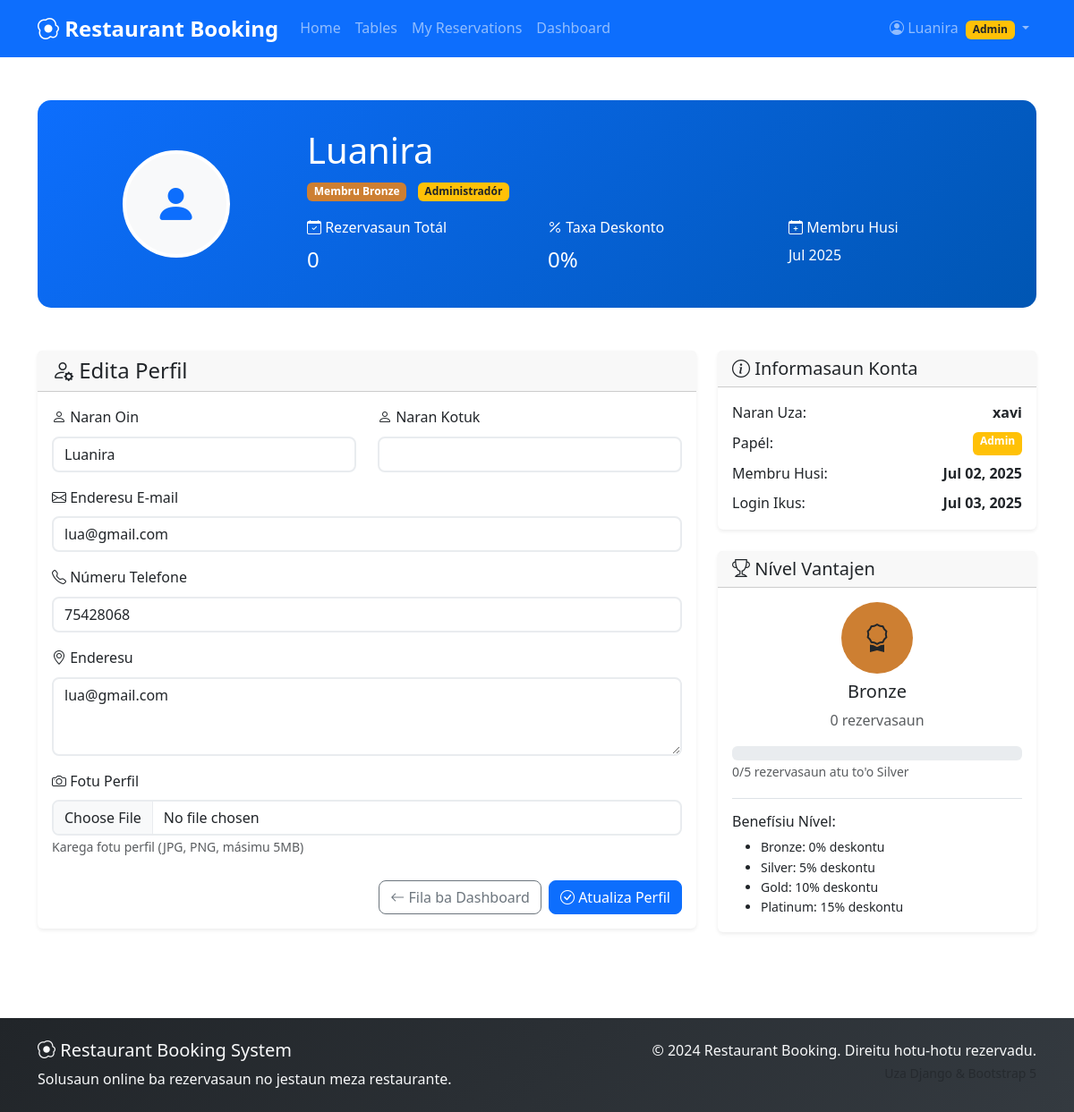
The app's page /accounts/profile/ (signed in) with its own data.
### accounts/models.py (models this page shows, shortened)
class User(AbstractUser):
    ROLE_CHOICES = [
        ('admin', 'Admin'),
        ('customer', 'Customer'),
    ]
    ADVANTAGE_LEVELS = [
        ('bronze', 'Bronze'),
        ('silver', 'Silver'),
        ('gold', 'Gold'),
        ('platinum', 'Platinum'),
    ]
    role = models.CharField(max_length=10, choices=ROLE_CHOICES, default='customer')
    phone = models.CharField(max_length=15, blank=True)
    address = models.TextField(blank=True)
    advantage_level = models.CharField(max_length=10, choices=ADVANTAGE_LEVELS, default='bronze')
    total_bookings = models.PositiveIntegerField(default=0, help_text="Total restaurant reservations made")
    profile_picture = models.ImageField(upload_to='profiles/', blank=True, null=True)
    created_at = models.DateTimeField(auto_now_add=True)
    updated_at = models.DateTimeField(auto_now=True)
    def get_discount_percentage(self):
        discounts = {
            'bronze': 0,
            'silver': 5,
            'gold': 10,
            'platinum': 15,
        }
        return discounts.get(self.advantage_level, 0)

### accounts/views.py (the view)
# urls.py: path('profile/', views.profile_view, name='profile'),
@login_required
def profile_view(request):
    if request.method == 'POST':
        form = UserProfileForm(request.POST, request.FILES, instance=request.user)
        if form.is_valid():
            form.save()
            messages.success(request, 'Profile updated successfully!')
            return redirect('accounts:profile')
    else:
        form = UserProfileForm(instance=request.user)
    return render(request, 'accounts/profile.html', {'form': form})

### accounts/forms.py
class UserProfileForm(forms.ModelForm):
    class Meta:
        model = User
        fields = ['first_name', 'last_name', 'email', 'phone', 'address', 'profile_picture']
        widgets = {
            'first_name': forms.TextInput(attrs={'class': 'form-control'}),
            'last_name': forms.TextInput(attrs={'class': 'form-control'}),
            'email': forms.EmailInput(attrs={'class': 'form-control'}),
            'phone': forms.TextInput(attrs={'class': 'form-control'}),
            'address': forms.Textarea(attrs={'class': 'form-control', 'rows': 3}),
            'profile_picture': forms.FileInput(attrs={'class': 'form-control'}),
        }

### templates/accounts/profile.html (shortened to what this page needs)
{% extends 'base.html' %}
{% load static %}
{% block content %}
<div class="container py-5">
    <div class="row mb-5">
        <div class="col-12">
            <div class="profile-header">
                <div class="row align-items-center">
                    <div class="col-md-3 text-center">
                        {% if user.profile_picture %}
                            <img src="{{ user.profile_picture.url }}" alt="Fotu Perfil" class="profile-avatar">
                        {% else %}
                            <div class="profile-avatar bg-light d-flex align-items-center justify-content-center mx-auto">
                                <i class="bi bi-person-fill text-primary" style="font-size: 3rem;"></i>
                            </div>
                        {% endif %}
                    </div>
                    <div class="col-md-9">
                        <h1 class="mb-2">{{ user.get_full_name|default:user.username }}</h1>
                        <p class="mb-3">
                            <span class="badge level-{{ user.advantage_level }} me-2">
                                Membru {{ user.get_advantage_level_display }}
                            </span>
                            {% if user.role == 'admin' %}
                                <span class="badge bg-warning text-dark">Administradór</span>
                            {% endif %}
                        </p>
                        <div class="row">
                            <div class="col-md-4">
                                <div class="mb-2">
                                    <i class="bi bi-calendar-check"></i> Rezervasaun Totál
                                </div>
                                <div class="h4">{{ user.total_bookings }}</div>
                            </div>
                            <div class="col-md-4">
                                <div class="mb-2">
                                    <i class="bi bi-percent"></i> Taxa Deskonto
                                </div>
                                <div class="h4">{{ user.get_discount_percentage }}%</div>
                            </div>
                            <div class="col-md-4">
                                <div class="mb-2">
                                    <i class="bi bi-calendar-plus"></i> Membru Husi
                                </div>
                                <div class="h6">{{ user.date_joined|date:"M Y" }}</div>
                            </div>
                        </div>
                    </div>
                </div>
            </div>
        </div>
    </div>
    <div class="row">
        <div class="col-lg-8">
            <div class="card shadow-sm">
                <div class="card-header">
                    <h4 class="mb-0">
                        <i class="bi bi-person-gear"></i> Edita Perfil
                    </h4>
                </div>
                <div class="card-body">
                    <form method="post" enctype="multipart/form-data" class="needs-validation" novalidate>
                        <div class="row mb-3">
                            <div class="col-md-6">
                                <label for="{{ form.first_name.id_for_label }}" class="form-label">
                                    <i class="bi bi-person"></i> Naran Oin
                                </label>
                                {{ form.first_name }}
                            </div>
                            <div class="col-md-6">
                                <label for="{{ form.last_name.id_for_label }}" class="form-label">
                                    <i class="bi bi-person"></i> Naran Kotuk
                                </label>
                                {{ form.last_name }}
                            </div>
                        </div>
                        <div class="mb-3">
                            <label for="{{ form.email.id_for_label }}" class="form-label">
                                <i class="bi bi-envelope"></i> Enderesu E-mail
                            </label>
                            {{ form.email }}
                        </div>
                        <div class="mb-3">
                            <label for="{{ form.phone.id_for_label }}" class="form-label">
                                <i class="bi bi-telephone"></i> Númeru Telefone
                            </label>
                            {{ form.phone }}
                        </div>
                        <div class="mb-3">
                            <label for="{{ form.address.id_for_label }}" class="form-label">
                                <i class="bi bi-geo-alt"></i> Enderesu
                            </label>
                            {{ form.address }}
                        </div>
                        <div class="mb-4">
                            <label for="{{ form.profile_picture.id_for_label }}" class="form-label">
                                <i class="bi bi-camera"></i> Fotu Perfil
                            </label>
                            {{ form.profile_picture }}
                            <small class="form-text text-muted">
                                Karega fotu perfil (JPG, PNG, másimu 5MB)
                            </small>
                        </div>
                        <div class="d-grid gap-2 d-md-flex justify-content-md-end">
                            <a href="{% url 'dashboard:dashboard' %}" class="btn btn-outline-secondary">
                                <i class="bi bi-arrow-left"></i> Fila ba Dashboard
                            </a>
                            <button type="submit" class="btn btn-primary">
                                <i class="bi bi-check-circle"></i> Atualiza Perfil
                            </button>
                        </div>
                    </form>
                </div>
            </div>
        </div>
        <div class="col-lg-4">
            <div class="card shadow-sm mb-4">
                <div class="card-header">
                    <h5 class="mb-0">
                        <i class="bi bi-info-circle"></i> Informasaun Konta
                    </h5>
                </div>
                <div class="card-body">
                    <div class="d-flex justify-content-between mb-2">
                        <span>Naran Uza:</span>
                        <strong>{{ user.username }}</strong>
                    </div>
                    <div class="d-flex justify-content-between mb-2">
                        <span>Papél:</span>
                        <span class="badge bg-{{ user.role|yesno:'warning,primary' }}">
                            {{ user.get_role_display }}
                        </span>
                    </div>
                    <div class="d-flex justify-content-between mb-2">
                        <span>Membru Husi:</span>
                        <strong>{{ user.date_joined|date:"M d, Y" }}</strong>
                    </div>
                    <div class="d-flex justify-content-between">
                        <span>Login Ikus:</span>
                        <strong>{{ user.last_login|date:"M d, Y" }}</strong>
                    </div>
                </div>
            </div>
            <div class="card shadow-sm">
                <div class="card-header">
                    <h5 class="mb-0">
                        <i class="bi bi-trophy"></i> Nível Vantajen
                    </h5>
                </div>
                <div class="card-body">
                    <div class="text-center mb-3">
                        <div class="level-badge level-{{ user.advantage_level }} p-3 rounded-circle d-inline-flex align-items-center justify-content-center"
                             style="width: 80px; height: 80px;">
                            <i class="bi bi-award fs-2"></i>
                        </div>
                        <h5 class="mt-2">{{ user.get_advantage_level_display }}</h5>
                        <p class="text-muted">{{ user.total_bookings }} rezervasaun</p>
                    </div>
                    <div class="mb-3">
                        {% if user.advantage_level == 'bronze' %}
                            <div class="progress">
                            </div>
                            <small class="text-muted">
                                {% if user.total_bookings < 5 %}
                                    {{ user.total_bookings }}/5 rezervasaun atu to'o Silver
                                {% else %}
                                    Nível Silver atinjidu!
                                {% endif %}
                            </small>
                        {% else %}
                            <div class="progress">
                                <div class="progress-bar bg-success" style="width: 100%"></div>
                            </div>
                            <small class="text-success">Nível aas liu atinjidu!</small>
                        {% endif %}
                    </div>
                    <div class="border-top pt-3">
                        <h6>Benefísiu Nível:</h6>
                        <ul class="small mb-0">
                            <li>Bronze: 0% deskontu</li>
                            <li>Silver: 5% deskontu</li>
                            <li>Gold: 10% deskontu</li>
                            <li>Platinum: 15% deskontu</li>
                        </ul>
                    </div>
                </div>
            </div>
        </div>
    </div>
</div>
{% endblock %}

### templates/base.html (shortened to what this page needs)
<!DOCTYPE html>
<html lang="en">
<head>
    <link href="https://cdn.jsdelivr.net/npm/bootstrap@5.3.0/dist/css/bootstrap.min.css" rel="stylesheet">
    <link href="https://cdn.jsdelivr.net/npm/bootstrap-icons@1.10.0/font/bootstrap-icons.css" rel="stylesheet">
    <link href="{% load static %}{% static 'css/style.css' %}" rel="stylesheet">
</head>
<body>
    <nav class="navbar navbar-expand-lg navbar-dark bg-primary">
        <div class="container">
            <a class="navbar-brand fw-bold" href="{% url 'dashboard:home' %}">
                <i class="bi bi-egg-fried"></i> Restaurant Booking
            </a>
            <div class="collapse navbar-collapse" id="navbarNav">
                <ul class="navbar-nav me-auto">
                    <li class="nav-item">
                        <a class="nav-link" href="{% url 'dashboard:home' %}">Home</a>
                    </li>
                    <li class="nav-item">
                        <a class="nav-link" href="{% url 'rooms:room_list' %}">Tables</a>
                    </li>
                    {% if user.is_authenticated %}
                        <li class="nav-item">
                            <a class="nav-link" href="{% url 'rooms:my_bookings' %}">My Reservations</a>
                        </li>
                        <li class="nav-item">
                            <a class="nav-link" href="{% url 'dashboard:dashboard' %}">Dashboard</a>
                        </li>
                    {% endif %}
                </ul>
                <ul class="navbar-nav">
                    {% if user.is_authenticated %}
                        <li class="nav-item dropdown">
                            <a class="nav-link dropdown-toggle" href="#" role="button" data-bs-toggle="dropdown">
                                <i class="bi bi-person-circle"></i> {{ user.first_name|default:user.username }}
                                {% if user.role == 'admin' %}
                                    <span class="badge bg-warning text-dark ms-1">Admin</span>
                                {% else %}
                                    <span class="badge bg-success ms-1">{{ user.get_advantage_level_display }}</span>
                                {% endif %}
                            </a>
                        </li>
                    {% endif %}
                </ul>
            </div>
        </div>
    </nav>
    <main>
        {% block content %}{% endblock %}
    </main>
    <footer class="bg-dark text-light py-4 mt-5">
        <div class="container">
            <div class="row">
                <div class="col-md-6">
                    <h5><i class="bi bi-egg-fried"></i> Restaurant Booking System</h5>
                    <p class="mb-0">Solusaun online ba rezervasaun no jestaun meza restaurante.</p>
                </div>
                <div class="col-md-6 text-md-end">
                    <p class="mb-0">&copy; 2024 Restaurant Booking. Direitu hotu-hotu rezervadu.</p>
                    <small class="text-muted">Uza Django & Bootstrap 5</small>
                </div>
            </div>
        </div>
    </footer>
    <script src="{% load static %}{% static 'js/main.js' %}"></script>
</body>
</html>

### static/css/style.css (style rules this page uses)
:root { --primary-color: #0d6efd; --secondary-color: #6c757d; --success-color: #198754; --warning-color: #ffc107; --danger-color: #dc3545; --info-color: #0dcaf0; --light-color: #f8f9fa; --dark-color: #212529; }
body { font-family: 'Segoe UI', Tahoma, Geneva, Verdana, sans-serif; line-height: 1.6; }
.card { transition: transform 0.2s ease-in-out, box-shadow 0.2s ease-in-out; border: none; }
.btn { border-radius: 8px; font-weight: 500; transition: all 0.2s ease; }
.form-control, .form-select { border-radius: 8px; border: 2px solid #e9ecef; transition: border-color 0.2s ease, box-shadow 0.2s ease; }
.navbar-brand { font-size: 1.5rem; }
.navbar-nav .nav-link { font-weight: 500; transition: color 0.2s ease; }
.level-bronze { background-color: #cd7f32; }
footer { background: linear-gradient(135deg, var(--dark-color) 0%, #343a40 100%); }
.profile-header { background: linear-gradient(135deg, var(--primary-color) 0%, #0056b3 100%); color: white; border-radius: 15px; padding: 2rem; }
.profile-avatar { width: 120px; height: 120px; border-radius: 50%; border: 4px solid white; object-fit: cover; }

### records on screen
User: first_name "Luanira", get_full_name "Luanira", advantage_level "Bronze", total_bookings "0", get_discount_percentage "0", date_joined "Jul 2025", email "lua@gmail.com", phone "75428068", address "lua@gmail.com", username "xavi", role "Admin", date_joined "Jul 02, 2025", last_login "Jul 03, 2025"
